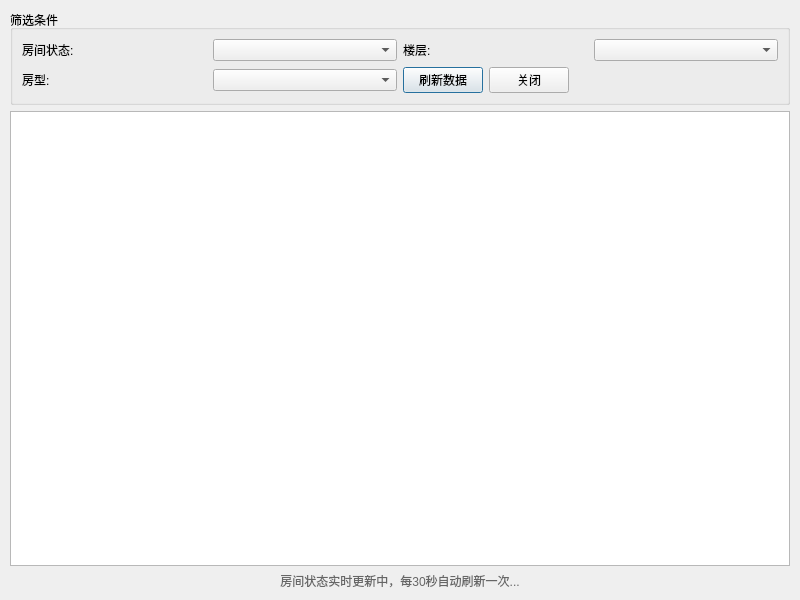
<?xml version="1.0" encoding="UTF-8"?>
<ui version="4.0">
 <class>RoomStatusManager</class>
 <widget class="QDialog" name="RoomStatusManager">
  <property name="geometry">
   <rect>
    <x>0</x>
    <y>0</y>
    <width>800</width>
    <height>600</height>
   </rect>
  </property>
  <property name="windowTitle">
   <string>房间状态管理</string>
  </property>
  <widget class="QWidget" name="verticalLayoutWidget">
   <property name="geometry">
    <rect>
     <x>10</x>
     <y>10</y>
     <width>780</width>
     <height>580</height>
    </rect>
   </property>
   <layout class="QVBoxLayout" name="verticalLayout">
    <!-- 筛选条件 -->
    <item>
     <widget class="QGroupBox" name="groupBox">
      <property name="title">
       <string>筛选条件</string>
      </property>
      <layout class="QGridLayout" name="gridLayout">
       <item row="0" column="0">
        <widget class="QLabel" name="label">
         <property name="text">
          <string>房间状态:</string>
         </property>
        </widget>
       </item>
       <item row="0" column="1">
        <widget class="QComboBox" name="cmbStatus"/>
       </item>
       <item row="0" column="2">
        <widget class="QLabel" name="label_2">
         <property name="text">
          <string>楼层:</string>
         </property>
        </widget>
       </item>
       <item row="0" column="3">
        <widget class="QComboBox" name="cmbFloor"/>
       </item>
       <item row="1" column="0">
        <widget class="QLabel" name="label_3">
         <property name="text">
          <string>房型:</string>
         </property>
        </widget>
       </item>
       <item row="1" column="1">
        <widget class="QComboBox" name="cmbRoomType"/>
       </item>
       <item row="1" column="2" colspan="2">
        <layout class="QHBoxLayout" name="horizontalLayout">
         <item>
          <widget class="QPushButton" name="btnRefresh">
           <property name="text">
            <string>刷新数据</string>
           </property>
          </widget>
         </item>
         <item>
          <widget class="QPushButton" name="btnClose">
           <property name="text">
            <string>关闭</string>
           </property>
          </widget>
         </item>
         <item>
          <spacer name="horizontalSpacer">
           <property name="orientation">
            <enum>Qt::Horizontal</enum>
           </property>
           <property name="sizeHint" stdset="0">
            <size>
             <width>40</width>
             <height>20</height>
            </size>
           </property>
          </spacer>
         </item>
        </layout>
       </item>
      </layout>
     </widget>
    </item>
    
    <!-- 房间状态表格 -->
    <item>
     <widget class="QTableView" name="tableView">
      <property name="alternatingRowColors">
       <bool>true</bool>
      </property>
      <property name="selectionMode">
       <enum>QAbstractItemView::SingleSelection</enum>
      </property>
      <property name="selectionBehavior">
       <enum>QAbstractItemView::SelectRows</enum>
      </property>
      <property name="sortingEnabled">
       <bool>true</bool>
      </property>
     </widget>
    </item>
    
    <!-- 状态栏 -->
    <item>
     <widget class="QLabel" name="labelStatus">
      <property name="text">
       <string>房间状态实时更新中，每30秒自动刷新一次...</string>
      </property>
      <property name="alignment">
       <set>Qt::AlignCenter</set>
      </property>
      <property name="styleSheet">
       <string notr="true">color: #666666;</string>
      </property>
     </widget>
    </item>
   </layout>
  </widget>
 </widget>
 <resources/>
 <connections/>
</ui>
